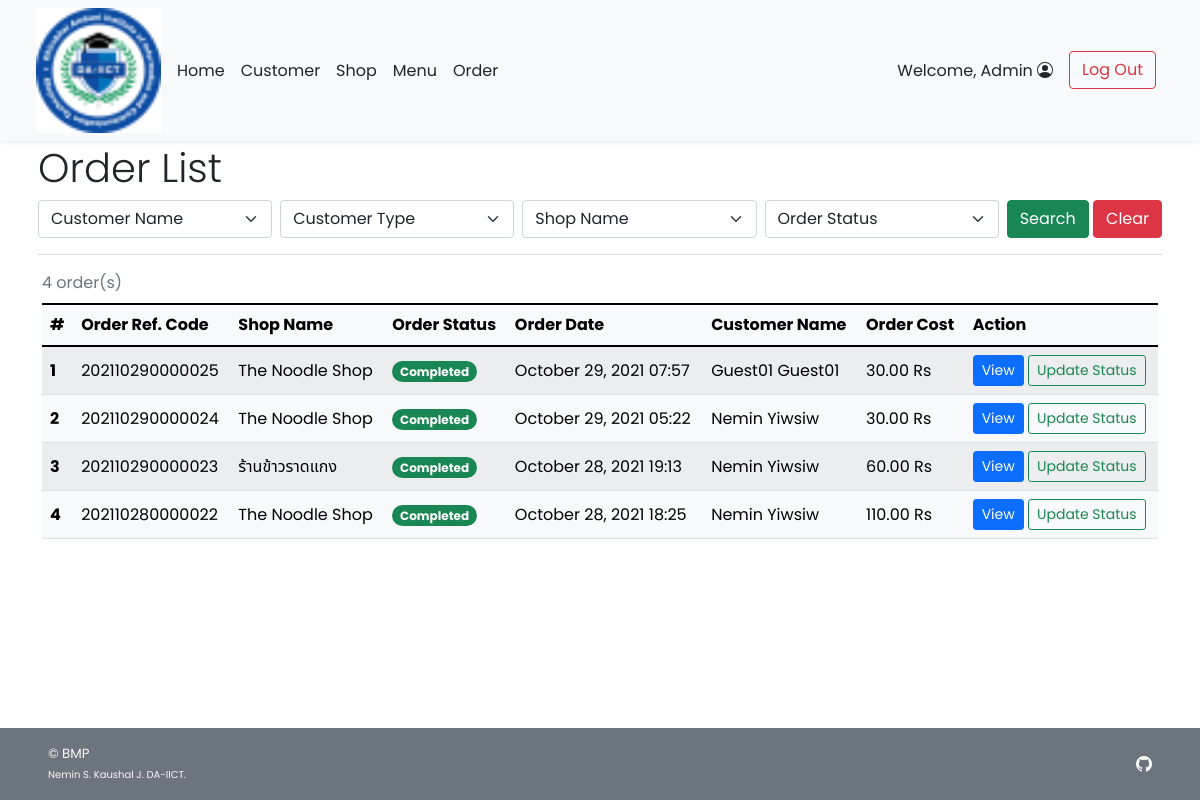
Screenshot of /admin/admin_order_list.php (signed in) with the database file from the repository.
### tables this page shows
CREATE TABLE `order_header` (
  `orh_id` int(11) NOT NULL,
  `orh_refcode` varchar(15) DEFAULT NULL,
  `c_id` int(11) NOT NULL,
  `s_id` int(11) NOT NULL,
  `p_id` int(11) NOT NULL,
  `orh_ordertime` timestamp NOT NULL DEFAULT current_timestamp(),
  `orh_pickuptime` datetime NOT NULL,
  `orh_orderstatus` varchar(10) NOT NULL,
  `orh_finishedtime` datetime DEFAULT NULL
);

CREATE TABLE `shop` (
  `s_id` int(11) NOT NULL,
  `s_username` varchar(45) NOT NULL,
  `s_pwd` varchar(45) NOT NULL,
  `s_name` varchar(100) NOT NULL,
  `s_location` varchar(100) NOT NULL,
  `s_openhour` time NOT NULL,
  `s_closehour` time NOT NULL,
  `s_status` tinyint(4) NOT NULL DEFAULT 1 COMMENT 'Shop ready for taking an order or not (True for open, False for close)',
  `s_preorderStatus` tinyint(4) NOT NULL DEFAULT 1 COMMENT 'Shop is ready for tomorrow pre-order or not',
  `s_email` varchar(100) NOT NULL,
  `s_phoneno` varchar(45) NOT NULL,
  `s_pic` text DEFAULT NULL
);

CREATE TABLE `customer` (
  `c_id` int(11) NOT NULL,
  `c_username` varchar(45) NOT NULL,
  `c_pwd` varchar(45) NOT NULL,
  `c_firstname` varchar(45) NOT NULL,
  `c_lastname` varchar(45) NOT NULL,
  `c_email` varchar(100) NOT NULL,
  `c_gender` varchar(1) NOT NULL COMMENT 'M for Male, F for Female',
  `c_type` varchar(3) NOT NULL COMMENT 'Type of customer in this canteen (STD for student, INS for instructor, STF for staff, GUE for guest, ADM for admin, OTH for other)'
);

CREATE TABLE `payment` (
  `p_id` int(11) NOT NULL,
  `c_id` int(11) NOT NULL,
  `p_type` varchar(45) NOT NULL,
  `p_amount` decimal(7,2) NOT NULL,
  `p_detail` text DEFAULT NULL
);

### admin/admin_order_list.php (the view, shortened to what this page needs)
<!DOCTYPE html>
<html lang="en" class="h-100">
<head>
    <?php
        include("../conn_db.php");
        include('../head.php');
    ?>
    <link href="../css/main.css" rel="stylesheet">
</head>
<body class="d-flex flex-column h-100">
    <?php include('nav_header_admin.php')?>
    <div class="container p-2 pb-0" id="admin-dashboard">
        <div class="mt-4 border-bottom">
            <a class="nav nav-item text-decoration-none text-muted mb-2" href="#" onclick="history.back();">
            </a>
            <h2 class="pt-3 display-6">Order List</h2>
            <form class="form-floating mb-3" method="GET" action="admin_order_list.php">
                <div class="row g-2">
                    <div class="col">
                        <select class="form-select" id="c_id" name="c_id">
                            <option selected value="">Customer Name</option>
                        </select>
                    </div>
                    <div class="col">
                        <select class="form-select" id="utype" name="ut">
                            <?php if(isset($_GET["search"])){?>
                            <option selected value="">Customer Type</option>
                            <option value="STD" <?php if($_GET["ut"]=="STD"){ echo "selected";}?>>Student</option>
                            <option value="INS" <?php if($_GET["ut"]=="INS"){ echo "selected";}?>>Professor</option>
                            <option value="TAS" <?php if($_GET["ut"]=="TAS"){ echo "selected";}?>>Teaching Assistant</option>
                            <option value="STF" <?php if($_GET["ut"]=="STF"){ echo "selected";}?>>Faculty Staff</option>
                            <option value="GUE" <?php if($_GET["ut"]=="GUE"){ echo "selected";}?>>Visitor</option>
                            <option value="ADM" <?php if($_GET["ut"]=="ADM"){ echo "selected";}?>>Admin</option>
                            <option value="OTH" <?php if($_GET["ut"]=="OTH"){ echo "selected";}?>>Other</option>
                            <?php }else{ ?>
                            <option selected value="">Customer Type</option>
                            <?php } ?>
                        </select>
                    </div>
                    <div class="col">
                        <select class="form-select" id="s_id" name="s_id">
                            <option selected value="">Shop Name</option>
                            <?php
                                $option_query = "SELECT DISTINCT s.s_id, s.s_name
                                FROM order_header orh INNER JOIN shop s ON orh.s_id = s.s_id;";
                                $option_result = $mysqli -> query($option_query);
                                $opt_row = $option_result -> num_rows;
                            ?>
                        </select>
                    </div>
                    <div class="col">
                        <select class="form-select" id="orderstatus" name="os">
                            <?php if(isset($_GET["search"])){?>
                            <option selected value="">Order Status</option>
                            <option value="ACPT" <?php if($_GET["os"]=="ACPT"){ echo "selected";}?>>Order Accepted</option>
                            <option value="PREP" <?php if($_GET["os"]=="PREP"){ echo "selected";}?>>Order Preparing</option>
                            <option value="RDPK" <?php if($_GET["os"]=="RDPK"){ echo "selected";}?>>Ready for Pick-Up</option>
                            <option value="FNSH" <?php if($_GET["os"]=="FNSH"){ echo "selected";}?>>Order Finished</option>
                            <?php }else{ ?>
                            <option selected value="">Order Status</option>
                            <?php } ?>
                        </select>
                    </div>
                    <div class="col-auto">
                        <button type="submit" name="search" value="1" class="btn btn-success"
                        <?php if($opt_row==0){echo "disabled";} ?>>Search</button>
                        <button type="reset" class="btn btn-danger"
                            onclick="javascript: window.location='admin_order_list.php'">Clear</button>
                    </div>
                </div>
            </form>
        </div>
    </div>
    <?php
            if(isset($_GET["search"])){
                if($_GET["c_id"]!=''){ $cid_clause = " AND orh.c_id = '{$_GET['c_id']}' "; }else{ $cid_clause = " ";}
                if($_GET["s_id"]!=''){ $sid_clause = " AND orh.s_id = '{$_GET['s_id']}' "; }else{ $sid_clause = " ";}
                $query = "SELECT orh.orh_id,orh.orh_refcode,orh.orh_ordertime,c.c_firstname,c.c_lastname,orh.orh_orderstatus,p.p_amount,s.s_name
                FROM order_header orh INNER JOIN customer c ON orh.c_id = c.c_id INNER JOIN payment p ON p.p_id = orh.p_id
                INNER JOIN shop s ON orh.s_id = s.s_id WHERE c.c_type LIKE '%{$_GET['ut']}%'
                AND orh_orderstatus LIKE '%{$_GET['os']}%'".$cid_clause.$sid_clause." ORDER BY orh.orh_ordertime DESC;";
            }else{
                $query = "SELECT orh.orh_id,orh.orh_refcode,orh.orh_ordertime,c.c_firstname,c.c_lastname,orh.orh_orderstatus,p.p_amount,s.s_name
                FROM order_header orh INNER JOIN customer c ON orh.c_id = c.c_id INNER JOIN payment p ON p.p_id = orh.p_id INNER JOIN shop s ON orh.s_id = s.s_id ORDER BY orh.orh_ordertime DESC;";
            }
            $result = $mysqli -> query($query);
            $numrow = $result -> num_rows;
            if($numrow > 0){
        ?>
        <div class="container align-items-stretch pt-2">
            <div class="table-responsive">
            <table class="table rounded-5 table-light table-striped table-hover align-middle caption-top mb-3">
                <caption><?php echo $numrow;?> order(s) <?php if(isset($_GET["search"])){?><br /><a
                        Result</a><?php } ?></caption>
                <thead class="bg-light">
                    <tr>
                        <th scope="col">#</th>
                        <th scope="col">Order Ref. Code</th>
                        <th scope="col">Shop Name</th>
                        <th scope="col">Order Status</th>
                        <th scope="col">Order Date</th>
                        <th scope="col">Customer Name</th>
                        <th scope="col">Order Cost</th>
                        <th scope="col">Action</th>
                    </tr>
                </thead>
                <tbody>
                    <?php $i=1; while($row = $result -> fetch_array()){ ?>
                    <tr>
                        <th><?php echo $i++;?></th>
                        <td><?php echo $row["orh_refcode"];?></td>
                        <td><?php echo $row["s_name"];?></td>
                        <td>
                            <?php if($row["orh_orderstatus"]=="ACPT"){ ?>
                                <span class="fw-bold badge rounded-pill bg-info text-dark">Accepted</span>
                            <?php }else if($row["orh_orderstatus"]=="PREP"){ ?>
                                <span class="fw-bold badge rounded-pill bg-warning text-dark">Preparing</span>
                            <?php }else if($row["orh_orderstatus"]=="RDPK"){ ?>
                                <span class="fw-bold badge rounded-pill bg-primary text-white">Ready to pick up</span>
                            <?php }else if($row["orh_orderstatus"]=="FNSH"){?>
                                <span class="fw-bold badge rounded-pill bg-success text-white">Completed</span>
                            <?php } ?>
                        </td>
                        <td><?php
                        $order_time = (new Datetime($row["orh_ordertime"])) -> format("F j, Y H:i");
                        echo $order_time;
                        ?></td>
                        <td><?php echo $row["c_firstname"]." ".$row["c_lastname"];?></td>
                        <td><?php echo $row["p_amount"]." Rs";?></td>
                        <td>
                            <a href="admin_order_detail.php?orh_id=<?php echo $row["orh_id"]?>" class="btn btn-sm btn-primary">View</a>
                            <a href="admin_order_update.php?orh_id=<?php echo $row["orh_id"]?>" class="btn btn-sm btn-outline-success">Update Status</a>
                        </td>
                    </tr>
                    <?php } ?>
                </tbody>
            </table>
        </div>
        </div>
        <?php } ?>
    <footer
        class="footer d-flex flex-wrap justify-content-between align-items-center px-5 py-3 mt-auto bg-secondary text-light">
        <span class="smaller-font">&copy; BMP<br /><span class="xsmall-font">Nemin S. Kaushal J.
                DA-IICT.</span></span>
        <ul class="nav justify-content-end list-unstyled d-flex">
            <li class="ms-3"><a class="text-light" target="_blank" href="https://github.com/Kaushal199/CMS_BMP/"><i
                        class="bi bi-github"></i></a></li>
        </ul>
    </footer>
</body>
</html>

### css/main.css (style rules this page uses)
html { height: 100%; }
body { height: 100%; padding-top: 4rem; margin-bottom: -50px; font-family: 'Poppins', 'Noto Sans Thai', sans-serif; }
a { cursor: pointer; }
.bi { vertical-align: -.125em; fill: currentColor; }
.text-white { color: white; }
.smaller-font { font-size: smaller; }
.xsmall-font { font-size: x-small; }

### rows the page displays
order_header: orh_refcode "202110290000025", s.s_name "The Noodle Shop", orh_orderstatus "Completed", orh_ordertime "October 29, 2021 07:57", c.c_firstname "Guest01", c.c_lastname "Guest01", p.p_amount "30.00"
order_header: orh_refcode "202110290000024", s.s_name "The Noodle Shop", orh_orderstatus "Completed", orh_ordertime "October 29, 2021 05:22", c.c_firstname "Nemin", c.c_lastname "Yiwsiw", p.p_amount "30.00"
order_header: orh_refcode "202110290000023", s.s_name "ร้านข้าวราดแกง", orh_orderstatus "Completed", orh_ordertime "October 28, 2021 19:13", c.c_firstname "Nemin", c.c_lastname "Yiwsiw", p.p_amount "60.00"
order_header: orh_refcode "202110280000022", s.s_name "The Noodle Shop", orh_orderstatus "Completed", orh_ordertime "October 28, 2021 18:25", c.c_firstname "Nemin", c.c_lastname "Yiwsiw", p.p_amount "110.00"

### other values shown
$_SESSION['firstname'] "Admin"
$numrow "4"
